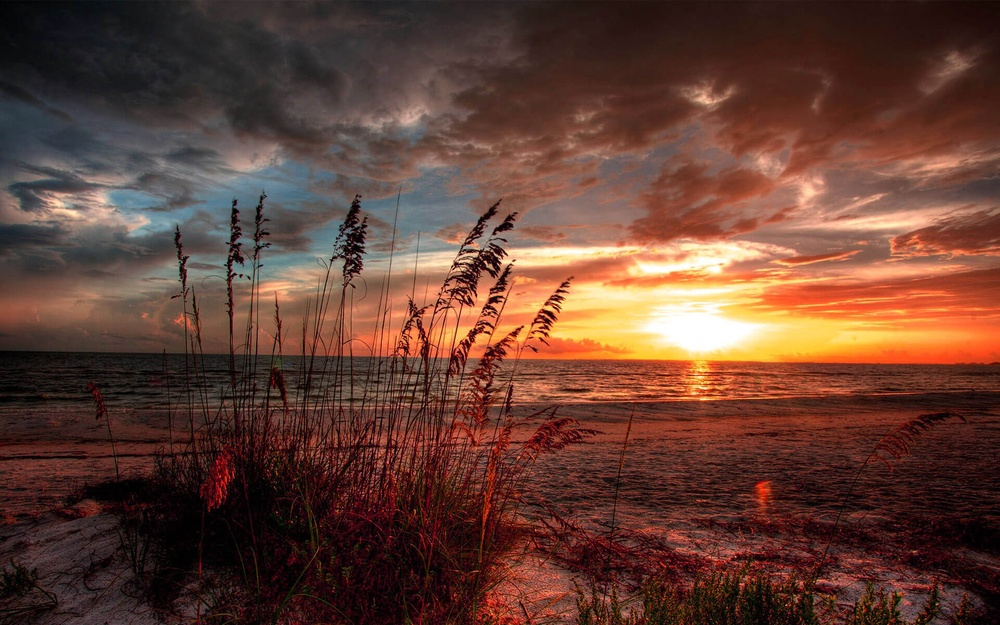
#> input picture image.jpg, 1000 x 625 px, shrunk from 1920 x 1200 before the run
$ python wintage.py
#> lines starting #> are read from the running program, lines starting #| are printed output that depends on the picture
import cv2
import numpy as np
from matplotlib import pyplot as plt
im=cv2.imread("image.jpg")
#> im is the input picture: shape (625, 1000, 3); mean B, G, R 51.5, 63.5, 99.3
row, column =im.shape[:2]
#> row = 625; column = 1000
cannal_x=cv2.getGaussianKernel(column,200)
cannal_y=cv2.getGaussianKernel(row, 200)
cannal= cannal_y*cannal_x.T
filter=255*cannal/np.linalg.norm(cannal)
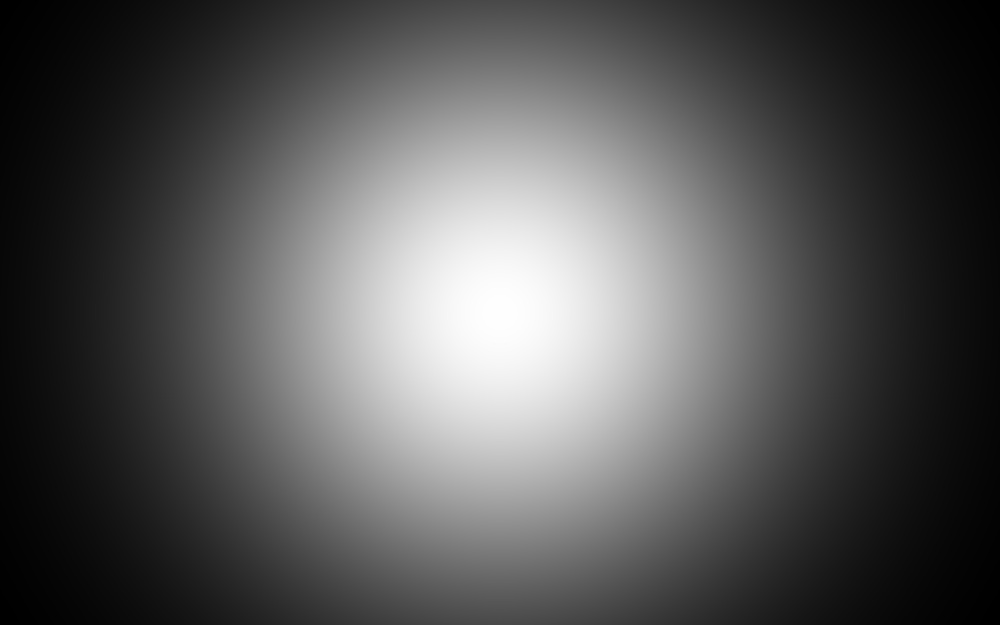
#> cannal: shape (625, 1000) float64; min 5.98e-08, max 4.57e-06, mean 1.6e-06; drawn with min black and max white
wintage_im = np.copy(im)
for i in range(3):
    wintage_im[:,:,i]=wintage_im[:,:,i]*filter
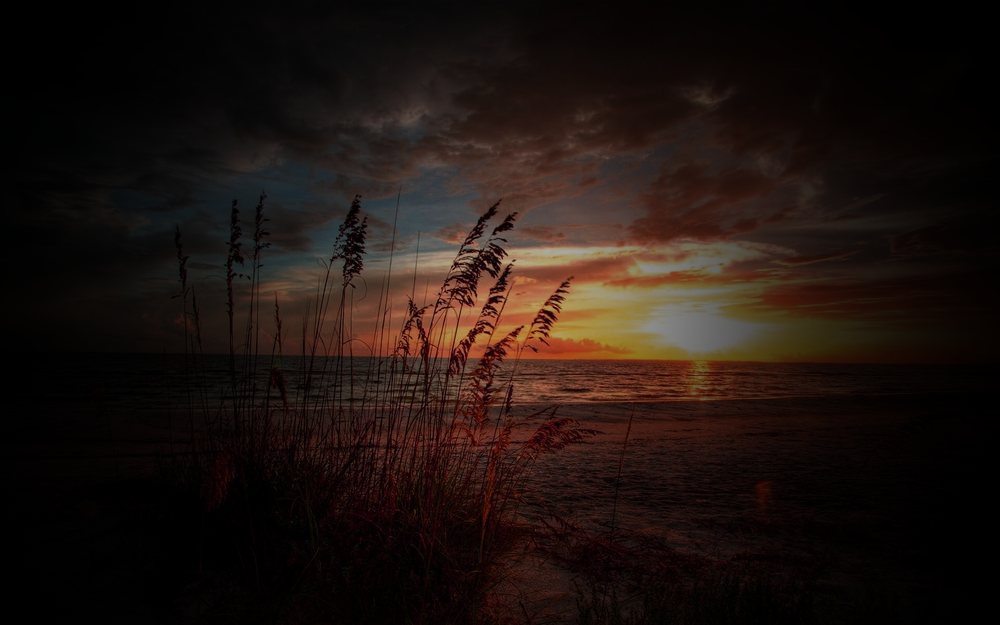
#> wintage_im: shape (625, 1000, 3); mean B, G, R 15.5, 19.7, 30.5
plt.imshow(wintage_im)
plt.show()
